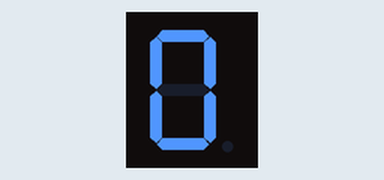
Simulated run of this program. Board: Raspberry Pi (BCM pin numbers). Shown: 1-digit seven-segment display. The segment pins are drawn as the display they are named for.

Above: at 0.1 s.
At 2.1 s:
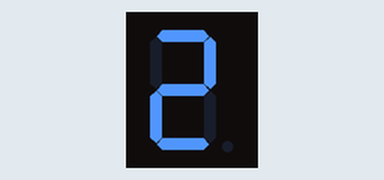
At 3.1 s:
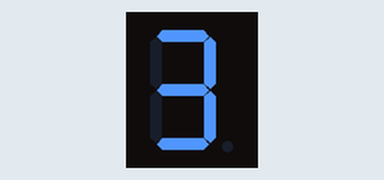
At 5.1 s:
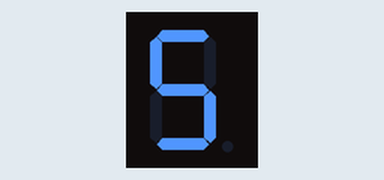
At 6.1 s:
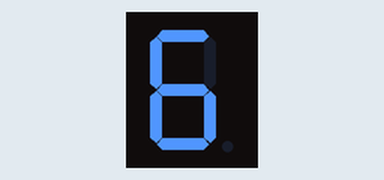
At 9.1 s:
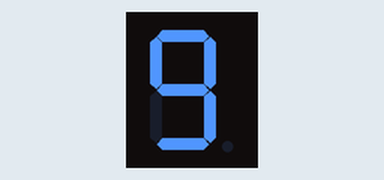

The program:

segment.py
```python
import RPi.GPIO as GPIO
import time

segments = {
    'a': 20,
    'b': 24,
    'c': 19,
    'd': 13,
    'e': 6,
    'f': 21,
    'g': 26
}

digits = {
    0: (1, 1, 1, 1, 1, 1, 0),
    1: (0, 1, 1, 0, 0, 0, 0),
    2: (1, 1, 0, 1, 1, 0, 1),
    3: (1, 1, 1, 1, 0, 0, 1),
    4: (0, 1, 1, 0, 0, 1, 1),
    5: (1, 0, 1, 1, 0, 1, 1),
    6: (1, 0, 1, 1, 1, 1, 1),
    7: (1, 1, 1, 0, 0, 0, 0),
    8: (1, 1, 1, 1, 1, 1, 1),
    9: (1, 1, 1, 1, 0, 1, 1)
}

GPIO.setmode(GPIO.BCM)

for segment in segments.values():
    GPIO.setup(segment, GPIO.OUT)
    GPIO.output(segment, GPIO.LOW)

def Display(digit):
    for i, segment in enumerate(segments.values()):
        GPIO.output(segment, digits[digit][i])

try:
    while True:
        for digit in range(10):
            Display(digit)
            time.sleep(1)

except KeyboardInterrupt:
    GPIO.cleanup()
```

Measured:
- by itself, everything shown: repeats every 10.0 s, in 10 steps
- what the display in image 0 shows lasts 1.0 s, from 0.1 s to 1.1 s
